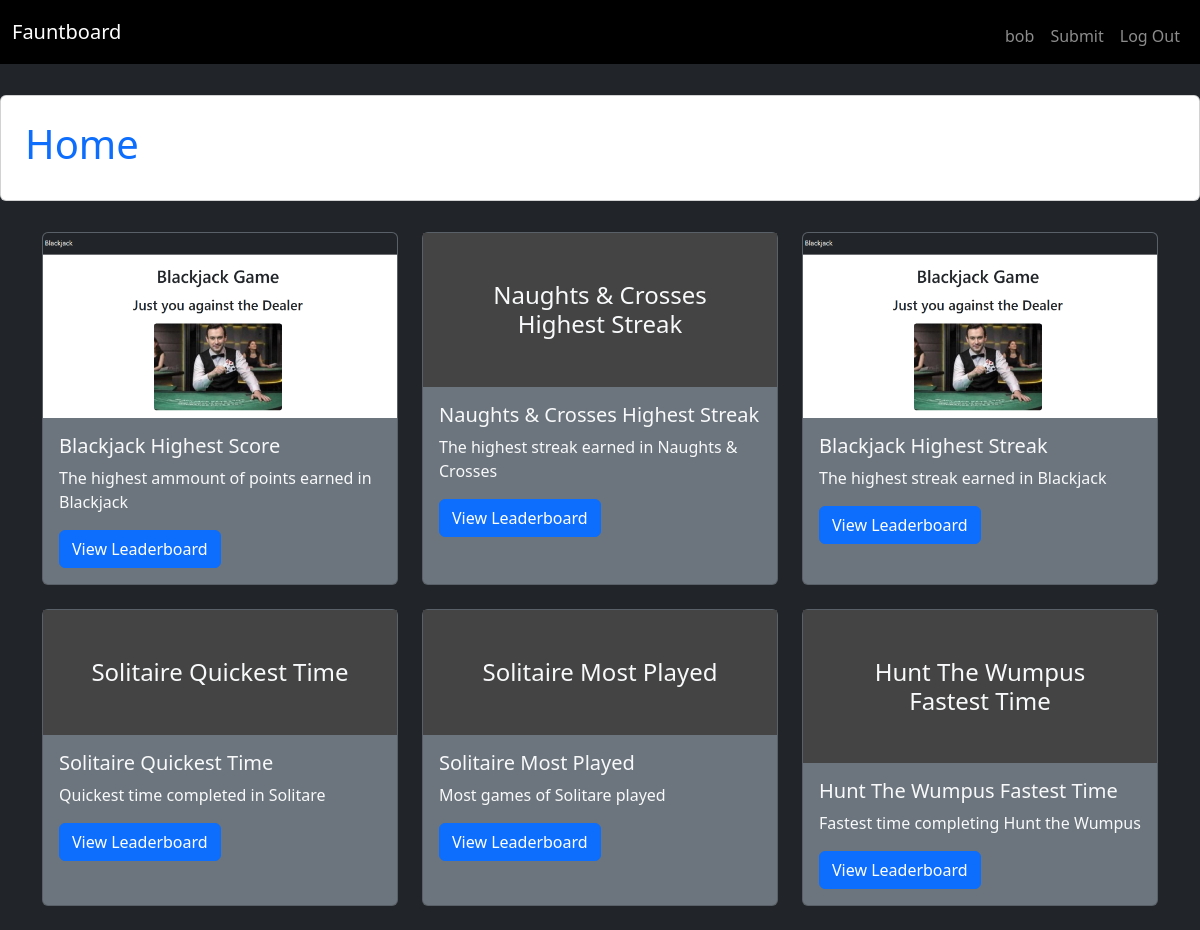
Screenshot of / (signed in) with the database file from the repository.
### tables this page shows
CREATE TABLE users (
    id INTEGER PRIMARY KEY,
    username TEXT UNIQUE NOT NULL,
    password TEXT NOT NULL,
    role TEXT);

CREATE TABLE "leaderboards" (
    id INTEGER PRIMARY KEY,
    name TEXT NOT NULL, description TEXT,
    image_path TEXT
, type TEXT NOT NULL);

### app.py (the view)
@app.route("/")
def home():
    if "user_id" in session:
        db = get_db()
        leaderboards = db.execute("SELECT * FROM leaderboards").fetchall()
        return render_template("home.html", leaderboards=leaderboards, username = session["username"])
    else:
        return redirect('/login')
        print('going to Login')

### app.py (called while the page is built)
def get_db():
    if "db" not in g:
        g.db = sqlite3.connect("database.db")
        g.db.row_factory = sqlite3.Row
    return g.db

@app.before_request
def load_user():
    g.user = None
    if "user_id" in session:
        db = get_db()
        g.user = db.execute(
            "SELECT * FROM users WHERE id = ?",
            (session["user_id"],)
        ).fetchone()

### templates/home.html
{% extends 'base.html' %}
{% block content %}
<div class="d-flex justify-content-center align-items-center" style="height: 15vh;">
  <div class="card p-4 bg-white" style="width: 1500px;">
    <h1 class="text-primary">Home</h1>
  </div>
</div>
<div class="container mt-4">
  <div class="row">
    {% for lb in leaderboards %}
    <div class="col-md-4 mb-4">
      <div class="card bg-secondary text-light h-100 ">
        {% if lb.image_path %}
          <img src="{{ lb.image_path }}" class="card-img-top" alt="{{ lb.name }}">
        {% else %}
          <div class="p-5 text-center" style="background-color: #444;">
            <h4 class="m-0">{{ lb.name }}</h4>
          </div>
        {% endif %}
        <div class="card-body">
          <h5 class="card-title">{{ lb.name }}</h5>
          <p class="card-text">{{ lb.description }}</p>
          <a href="{{ url_for('show_leaderboard', leaderboard_id=lb.id) }}" class="btn btn-primary">
            View Leaderboard
          </a>
        </div>
      </div>
    </div>
    {% endfor %}
  </div>
</div>
{% endblock %}

### templates/base.html (shortened to what this page needs)
<!doctype html>
<html lang="en">
<head>
  <link href="https://cdn.jsdelivr.net/npm/bootstrap@5.3.2/dist/css/bootstrap.min.css" rel="stylesheet">
</head>
<body class="bg-dark">
<nav class="navbar navbar-expand-lg navbar-dark bg-black mb-4">
<div class="container-fluid">
    <a class="navbar-brand" href="/">Fauntboard</a>
        <ul class="navbar-nav ms-auto d-flex flex-row">
      {% if g.user %}
        <li class="nav-item mx-3, mt-2">
          <a class="nav-link" href="{{ url_for('account') }}">{{ g.user['username'] }}</a>
        </li>
        {% if g.user and g.user['role'] == 'User' %}
        <li class="nav-item mx-3, mt-2">
          <a class="nav-link" href="{{ url_for('submit') }}">Submit</a>
        </li>
        {% endif %}
        <li class="nav-item mx-3, mt-2">
          <a class="nav-link" href="{{ url_for('logout') }}">Log Out</a>
        </li>
      {% endif %}
    </ul>
  </div>
</nav>
<section class="content">
  {% block content %}{% endblock %}
</section>
</body>
</html>

### rows the page displays
users: user.username "bob"
leaderboards: image_path (picture), name "Blackjack Highest Score", description "The highest ammount of points earned in Blackjack"
leaderboards: name "Naughts & Crosses Highest Streak", description "The highest streak earned in Naughts & Crosses"
leaderboards: image_path (picture), name "Blackjack Highest Streak", description "The highest streak earned in Blackjack"
leaderboards: name "Solitaire Quickest Time", description "Quickest time completed in Solitare"
leaderboards: name "Solitaire Most Played", description "Most games of Solitare played"
leaderboards: name "Hunt The Wumpus Fastest Time", description "Fastest time completing Hunt the Wumpus"
